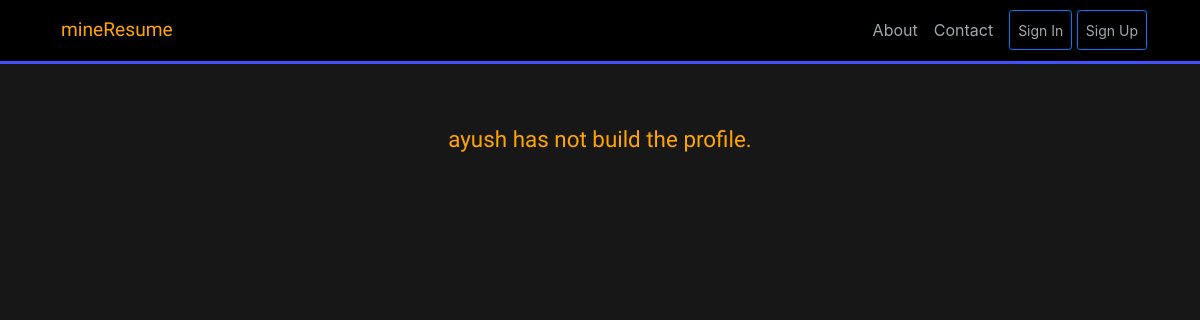
Page /profile_search/10 on the earlier database version.
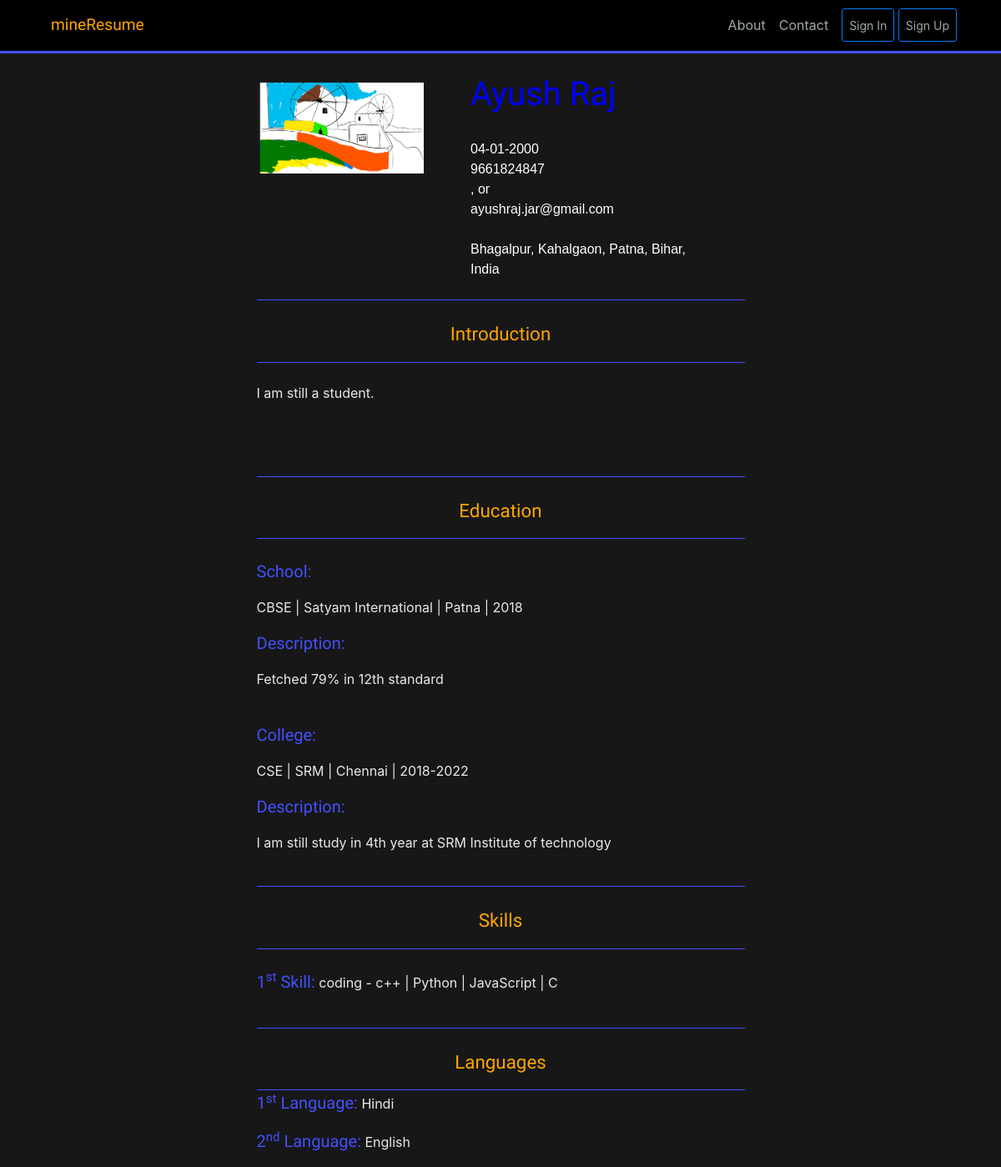
Same page on the later database version.
### app/models.py (models this page shows, shortened)
class Professional(models.Model):
    user = models.OneToOneField(User, on_delete=models.CASCADE,null=True)
    image = models.ImageField(default='default.jpg', upload_to='profile_pics')
    First_Name          =                    models.CharField(max_length=14,null=True)
    Last_Name           =                    models.CharField(max_length=14,null=True)
    Date_of_Birth       =                    models.CharField(max_length=12,null=True)
    Mobile_Number       =                    models.CharField(max_length=10,null=True)
    Email               =                    models.CharField(max_length=80,null=True, blank=True)
    Country             =                    models.CharField(max_length=20,null=True)
    State               =                    models.CharField(max_length=20,null=True)
    City                =                    models.CharField(max_length=20,null=True)
    Regional_place      =                    models.CharField(max_length=20,null=True)
    Introduction                 =       models.TextField(null=True)
    Job_Title                    =       models.CharField(max_length=30,null=True, blank=True)
    Company_Name                 =       models.CharField(max_length=30,null=True, blank=True)
    Locaton                      =       models.CharField(max_length=30,null=True, blank=True)
    Duration                     =       models.CharField(max_length=20,null=True, blank=True)
    Description                  =       models.TextField(blank=True)
    First_Experience_Job_Title                           =       models.CharField(max_length=30,null=True, blank=True)
    First_Exp_Company_Name                        =       models.CharField(max_length=30,null=True, blank=True)
    First_Exp_Company_Location                    =       models.CharField(max_length=30,null=True, blank=True)
    First_Exp_Company_Duration                    =       models.CharField(max_length=20,null=True, blank=True)
    First_Experience_Description                         =       models.TextField(blank=True)
    Second_Experience_Job_Title                           =       models.CharField(max_length=30,null=True, blank=True)
    Second_Exp_Company_Name                        =       models.CharField(max_length=30,null=True, blank=True)
    Second_Exp_Company_Location                    =       models.CharField(max_length=30,null=True, blank=True)
    Second_Exp_Company_Duration                    =       models.CharField(max_length=20,null=True, blank=True)
    Second_Experience_Description                         =       models.TextField(blank=True)
    Third_Experience_Job_Title                           =       models.CharField(max_length=30,null=True, blank=True)
    Third_Exp_Company_Name                        =       models.CharField(max_length=30,null=True, blank=True)
    Third_Exp_Company_Location                    =       models.CharField(max_length=30,null=True, blank=True)
    Third_Exp_Company_Duration                    =       models.CharField(max_length=20,null=True, blank=True)
    Third_Experience_Description                         =       models.TextField(blank=True)
    Fourth_Experience_Job_Title                           =       models.CharField(max_length=30,null=True, blank=True)
    Fourth_Exp_Company_Name                        =       models.CharField(max_length=30,null=True, blank=True)
    Fourth_Exp_Company_Location                    =       models.CharField(max_length=30,null=True, blank=True)
    Fourth_Exp_Company_Duration                    =       models.CharField(max_length=20,null=True, blank=True)
    Fourth_Experience_Description                         =       models.TextField(blank=True)
    Fifth_Experience_Job_Title                           =       models.CharField(max_length=30,null=True, blank=True)
    Fifth_Exp_Company_Name                        =       models.CharField(max_length=30,null=True, blank=True)
    Fifth_Exp_Company_Location                    =       models.CharField(max_length=30,null=True, blank=True)
    Fifth_Exp_Company_Duration                    =       models.CharField(max_length=20,null=True, blank=True)
    Fifth_Experience_Description                         =       models.TextField(blank=True)
    Board                            =               models.CharField(max_length = 10,null=True)
    School_Name                      =               models.CharField(max_length = 40,null=True)
    School_Location                  =               models.CharField(max_length = 30,null=True)
    School_Duration                  =               models.CharField(max_length = 20,null=True)
    School_Description               =               models.TextField(null=True)
    Specialization                            =               models.CharField(max_length = 20,null=True)
    College_Name                      =               models.CharField(max_length = 40,null=True)
    College_Location                  =               models.CharField(max_length = 30,null=True)
    College_Duration                  =               models.CharField(max_length = 20,null=True)
    College_Description              =               models.TextField(null=True)
    First_Skill_category         =       models.CharField(max_length=25, null=True)
    First_Skill                  =       models.CharField(max_length=80, null=True)
    Second_Skill_category         =       models.CharField(max_length=25,null=True, blank=True)
    Second_Skill                  =       models.CharField(max_length=80,null=True, blank=True)
    Third_Skill_category         =       models.CharField(max_length=25,null=True, blank=True)
    Third_Skill                    =       models.CharField(max_length=80,null=True, blank=True)
    Fourth_Skill_category         =       models.CharField(max_length=25,null=True, blank=True)
    Fourth_Skill                  =       models.CharField(max_length=80,null=True, blank=True)
    Fifth_Skill_category         =       models.CharField(max_length=25,null=True, blank=True)
    Fifth_Skill                  =       models.CharField(max_length=80,null=True, blank=True)
    First_Language       =       models.CharField(max_length=80,null=True)
    Second_Language       =       models.CharField(max_length=80,null=True, blank=True)
    Third_Language       =       models.CharField(max_length=80,null=True, blank=True)
    Fourth_Language       =       models.CharField(max_length=80,null=True, blank=True)

### app/views.py (the view)
# urls.py: path('profile_search/<int:pk>', views.Profile_search_view.as_view(), name='profile_search'),
class Profile_search_view(DetailView):
    model = Professional
    template_name = 'profile_search.html'
    context_object_name = 'query_result'
    pk_url_kwargs = 'pk'

### app/templates/profile_search.html (shortened to what this page needs)
{% extends 'base.html' %}
{% block content %}
{% if query_result.First_Name %}
            <div class="d-flex justify-content-center top_profile ">
                <div class="p-2" style=" margin-top: 2%;">
                <img class="profile_image_width" src="{{ query_result.image.url }}" alt="image"> <br> <br>
                </div>
                <p class="p-2  px-md-5 intro"> <a style="color:blue;" class="profiles"> {{  query_result.First_Name }} {{  query_result.Last_Name }}</a>  <br> <br> {{  query_result.Date_of_Birth }} <br> {{ query_result.Mobile_Number }}<br><span class="container-sm">  {% if query_result.Email %}, or  <br> {{  query_result.Email }} {% endif %} <br> <br>{{  query_result.Regional_place }}, {{  query_result.City }}, {{  query_result.State }}, {{  query_result.Country }} <br> </span> </p>
            </div>
        <div style=" color: white;">
            <div class="container-fluid">
                <hr  class="horizontal_divider">
                <br>
                <p class="main_heading d-flex justify-content-center">Introduction</p>
                <hr class="horizontal_divider">
                <br>
                <p class="lines" > {{  query_result.Introduction }}</p>
                <br>
                <br>
                <br>
                {% if query_result.School_Name %}
                    <hr  class="horizontal_divider">
                    <br>
                    <p class="main_heading d-flex justify-content-center">Education</p>
                    <hr  class="horizontal_divider">
                    <br>
                    <p class="heading">School:</p>
                    <p class="lines" > {{  query_result.Board }} | {{  query_result.School_Name }} | {{  query_result.School_Location }} | {{  query_result.School_Duration }}</p>
                    {% if query_result.School_Description %}
                        <p class="heading">Description:</p>
                        <p class="lines" > {{  query_result.School_Description }}</p>
                    {% endif %}
                {% endif %}
                <br>
                {% if query_result.College_Name %}
                    <p class="heading">College:</p>
                    <p class="lines" > {{  query_result.Specialization }} | {{  query_result.College_Name }} | {{  query_result.College_Location }} | {{  query_result.College_Duration }}</p>
                    {% if query_result.College_Description %}
                        <p class="heading">Description:</p>
                        <p class="lines" > {{  query_result.College_Description }}</p>
                    {% endif %}
                {% endif %}
                <br>
                {% if query_result.First_Skill %}
                    <hr  class="horizontal_divider">
                    <br>
                    <p class="main_heading d-flex justify-content-center">Skills</p>
                    <hr  class="horizontal_divider">
                    <br>
                    <p> <span class="heading"> 1<sup>st</sup>  Skill:</span> <span class="line">{{  query_result.First_Skill_category }} - {{  query_result.First_Skill }}</span> </p>
                {% endif %}
                <br>
                {% if query_result.First_Language %}
                    <hr  class="horizontal_divider">
                    <br>
                    <p class="main_heading d-flex justify-content-center">Languages</p>
                    <hr  class="horizontal_divider">
                    <p> <span class="heading"> 1<sup>st</sup> Language:</span> <span class="line">{{  query_result.First_Language }}</span> </p>
                        {% if query_result.Second_Language %}
                            <p> <span class="heading"> 2<sup>nd</sup> Language:</span> <span class="line">{{  query_result.Second_Language }}</span> </p>
                        {% endif %}
                {% endif %}
            </div>
        </div>
{% else %}
<p class="main_heading d-flex justify-content-center pt-5">{{  query_result.user }} has not build the profile.</p>
{% endif %}
{%  endblock %}

### app/templates/base.html (shortened to what this page needs)
{% load static %}
<!DOCTYPE html>
<html>
<head>
  <link rel="stylesheet" href="https://maxcdn.bootstrapcdn.com/bootstrap/4.0.0/css/bootstrap.min.css"
>
  <link rel="stylesheet" type="text/css" href="{% static 'css/main.css' %}">
</head>
<body>
  <header class="site-header">
    <nav class="navbar navbar-expand-md navbar-dark bg-black fixed-top">
      <div class="container mr-auto">
        <span class="nav-item nav-link logo_font mr-auto">mineResume</span>
        <div class="collapse navbar-collapse" id="collapsibleNavbar">
          <div class="navbar-nav mr-2">
            <a class="nav-item nav-link" href="{% url 'about' %}">About</a>
            <a class="nav-item nav-link mr-2" href="{% url 'contact' %}">Contact</a>
            {% if user.is_authenticated %}
              <!--
              <a class="nav-item nav-link" href="{% url 'profile' %}">Profile</a>
              <a class="nav-item nav-link" href="{% url 'logout' %}">Logout</a> -->
            <a class="nav-item nav-link mr-2" href="{% url 'profile' %}">Profile</a>
            <a class="nav-item nav-link mr-2" href="{% url 'edit_profile' %}">Edit</a>
            <a class="nav-item nav-link mr-2 " href="{% url 'logout' %}">Logout</a>
            {% else %}
            <button type="button" class="nav-item nav-link btn btn-outline-primary btn-sm" data-toggle="modal"
              data-target="#loginModal">
              Sign In
            </button>
            <button type="button" class="nav-item nav-link btn btn-outline-primary btn-sm" data-toggle="modal"
              data-target="#signupModal">
              Sign Up
            </button>
            {% endif %}
          </div>
    </nav>
  </header>
  {% block content %}
  {% endblock %}
</body>
</html>

### app/static/css/main.css (style rules this page uses)
body { background: #141414fb; margin-top: 75px; }
.navbar { background-color: black; border-bottom: rgb(67, 80, 255) solid; }
.site-header .navbar-nav .nav-link { color: #cbd5dbc9; }
.profiles { font-family: 'Aldrich', sans-serif; color:rgb(67, 80, 255); font-size:250%; }
.intro { font-family: 'Chakra Petch', sans-serif; }
.main_heading { font-family: 'Berkshire Swash', cursive; color: orange; font-size: 140%; }
.heading { font-family: 'Berkshire Swash', cursive; padding-left: 25%; color: rgb(67, 80, 255); font-size: 125%; }
.lines { padding-left: 25%; padding-right: 25%; color: rgb(233, 233, 233); }
.line { font-size: 100%; color: rgb(233, 233, 233); }
.horizontal_divider { width:50%; margin: auto; border-top: 1px solid rgb(67, 80, 255) }
.top_profile { color: white; padding-left: 25%; padding-right: 25%; }
.profile_image_width { max-width: 200px; max-height:200px; }
.logo_font { font-family: 'Nothing You Could Do', cursive; color: orange; font-size: 120% }

Differences in the rows shown:
changed Professional: First_Name empty → "Ayush" (drawn); image: picture added; Date_of_Birth (not shown) → "04-01-2000"; Mobile_Number (not shown) → "9661824847"; Email (not shown) → "ayushraj.jar@gmail.com"; Regional_place (not shown) → "Bhagalpur, Kahalgaon"; City (not shown) → "Patna"; State (not shown) → "Bihar"; Country (not shown) → "India"; Introduction (not shown) → "I am still a student."; Board (not shown) → "CBSE"; School_Name (not shown) → "Satyam International"; School_Location (not shown) → "Patna"; School_Duration (not shown) → "2018"; School_Description (not shown) → "Fetched 79% in 12th standard"; Specialization (not shown) → "CSE"; College_Name (not shown) → "SRM"; College_Location (not shown) → "Chennai"; College_Duration (not shown) → "2018-2022"; College_Description (not shown) → "I am still study in 4th year at SRM Institute of technology"; First_Skill_category (not shown) → "coding"; First_Skill (not shown) → "c++ | Python | JavaScript | C"; First_Language (not shown) → "Hindi"; Second_Language (not shown) → "English"; user "ayush" → (not shown)
Other differences:
text no longer shown: "has not build the profile."
text now shown: ", or , , , Introduction Education School: | | | Description: College: | | | Description: Skills 1 st Skill: - Languages 1 st Language: 2 nd Language:"
